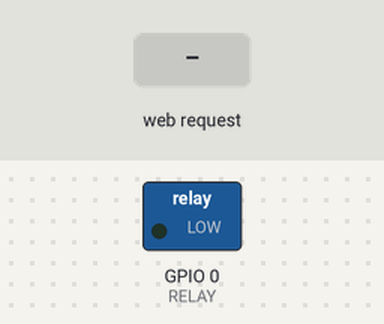
Simulated run of this sketch. Board: ESP8266 (NodeMCU). Shown: switched loads named in the sketch (green lamp = pin HIGH). Inputs (shaded band) come from the test bench. WiFi joins after 1.5 s; servers stay silent unless stated; what the sketch prints to the serial monitor is not drawn.

Above: at 2.7 s.
2.8 s: HTTP request GET /0/on received
At 3.4 s:
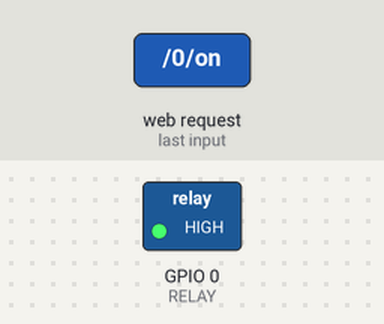
4.3 s: HTTP request GET /0/off received
At 5.7 s:
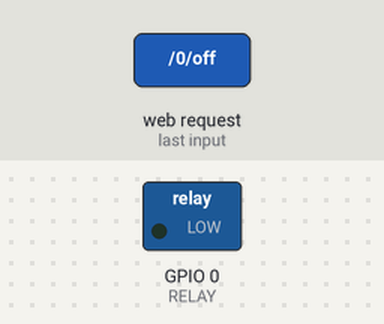
Timing chart, 0 to 7.3 s (numbered marks = the images above; inputs shaded):
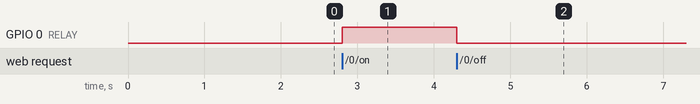

Measured:
- after the input at 2.8 s, GPIO 0 (RELAY): LOW → HIGH at once
- after the input at 4.3 s, GPIO 0 (RELAY): HIGH → LOW at once

The sketch:

ESP01S_WIFI_Relay.ino
```cpp
#include <ESP8266WiFi.h>
#define RELAY 0   //定義GPIO0

// 設定無線基地台SSID跟密碼
const char* ssid     = " ";     //改成您的SSID
const char* password = " ";   //改成您的密碼

// 設定 web server port number 80
WiFiServer server(80);

// 儲存 HTTP request 的變數
String header;

// 儲存目前輸出的狀態
String output0State = "off";

void setup() {

  Serial.begin(115200);
  // 將輸出變數初始化
  pinMode(RELAY, OUTPUT);

  // 設定為低電位
  digitalWrite(RELAY, LOW);

  // 使用SSID 跟 password 連線基地台
  Serial.print("Connecting to ");
  Serial.println(ssid);
  WiFi.begin(ssid, password);
  while (WiFi.status() != WL_CONNECTED) {
    delay(500);
    Serial.print(".");
  }
  // 使用COM Port 列出取得的IP address
  Serial.println("");
  Serial.println("WiFi connected.");
  Serial.println("IP address: ");
  Serial.println(WiFi.localIP());
  server.begin();
}

void loop(){
  WiFiClient client = server.available();   // 等待 clients 連線

  if (client) {                             // 假使新的用戶端連線
    Serial.println("New Client.");          // 從序列 Port印出訊息內容
    String currentLine = "";                // 清空這行的內容
    while (client.connected()) {            // 當 client繼續連線持續執行迴圈
      if (client.available()) {             // 假使從 client 有讀到字元
        char c = client.read();             // 讀取這個字元
        Serial.write(c);                    // 印出這個字元在串列視窗
        header += c;
        if (c == '\n') {                    // 假使是換行符號

          // 假使目前的一行是空白且有兩個新行，就結束 client HTTP 的要求
          if (currentLine.length() == 0) {
            // HTTP 表頭開始時，會有回應碼 response code (如： HTTP/1.1 200 OK)
            client.println("HTTP/1.1 200 OK");
            client.println("Content-type:text/html");
            client.println("Connection: close");
            client.println();

            // 將 GPIOs 開或關
            if (header.indexOf("GET /0/on") >= 0)
            {
              Serial.println("GPIO 0 on");
              output0State = "on";
              digitalWrite(RELAY, HIGH);
            } else if (header.indexOf("GET /0/off") >= 0)
              {
                 Serial.println("GPIO 0 off");
                 output0State = "off";
                 digitalWrite(RELAY, LOW);
               }

            // 顯示 HTML 網頁
            client.println("<html>");
            client.println("<head>");
            client.println("<link rel=\"icon\" href=\"data:,\">");

            // 設定 on/off 按鈕的CSS
            client.println("<style>html { font-family: Helvetica; display: inline-block; margin: 0px auto; text-align: center;}");
            client.println(".button { background-color: #195B6A; border: none; color: white; padding: 16px 40px;");
            client.println("text-decoration: none; font-size: 30px; margin: 2px; cursor: pointer;}");
            client.println(".button2 {background-color: #77878A;}</style></head>");

            // 網頁表頭
            client.println("<body><h1>ESP8266 Web Server</html>");

            // 顯示現在GPIO 0 按鈕的狀態是 ON/OFF
            client.println("<p>GPIO 0 - State " + output0State + "</p>");

            // 按鈕假使狀態是 off, 就要顯示 ON
            if (output0State=="off") {
              client.println("<p><a href=\"/0/on\"><button class=\"button\">ON</button></a></p>");
            } else {
              client.println("<p><a href=\"/0/off\"><button class=\"button button2\">OFF</button></a></p>");
            }

            client.println("</body></html>");

            // 使用空白行結束 HTTP回應
            client.println();

            break;
          } else {   // 假使有新的一行, 清除目前這一行
            currentLine = "";
          }
        } else if (c != '\r') {  // 讀取到的不是換行符號
          currentLine += c;      // 增加一個字元在本行最後
        }
      }
    }

    // 清除表頭變數
    header = "";
    // 關閉連線 connection
    client.stop();
    Serial.println("Client disconnected.");
    Serial.println("");
  }
}
```
